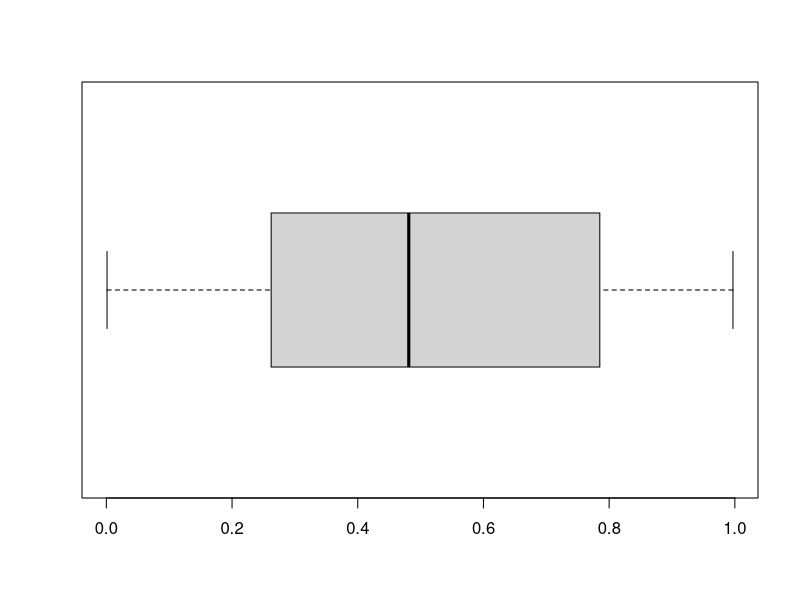
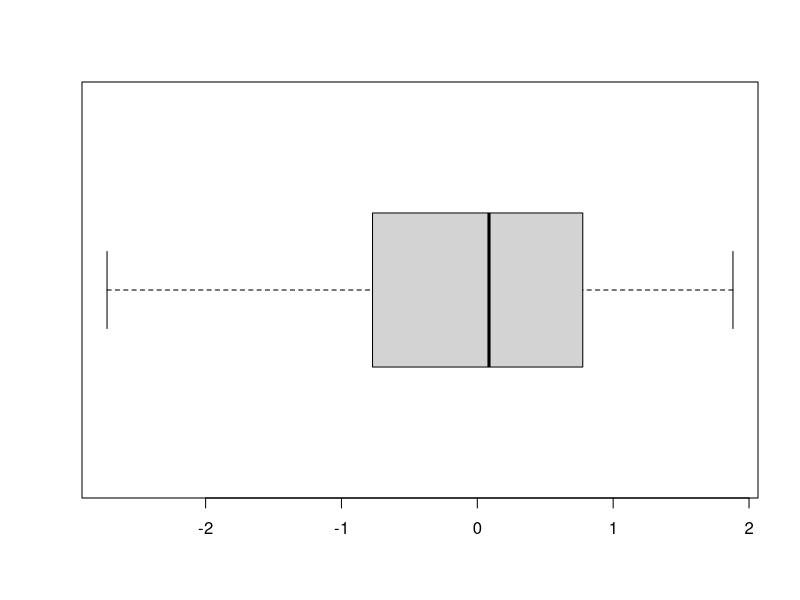
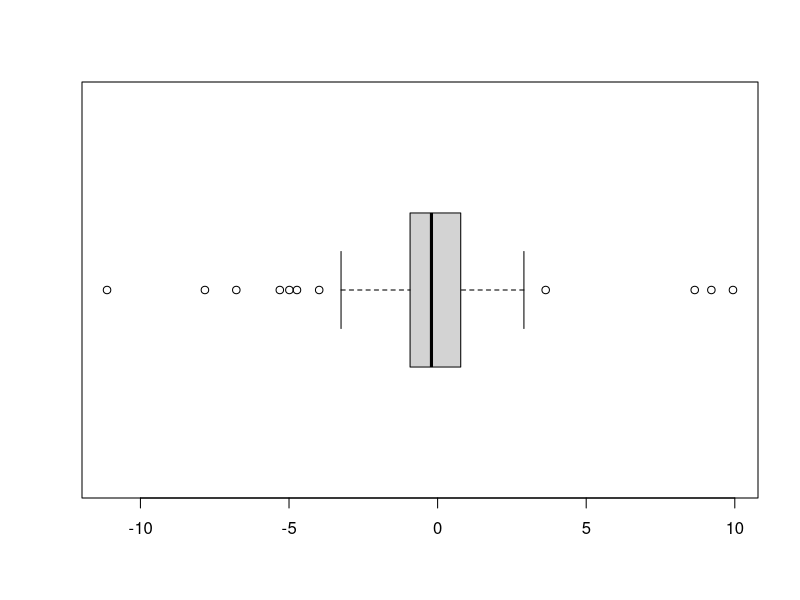
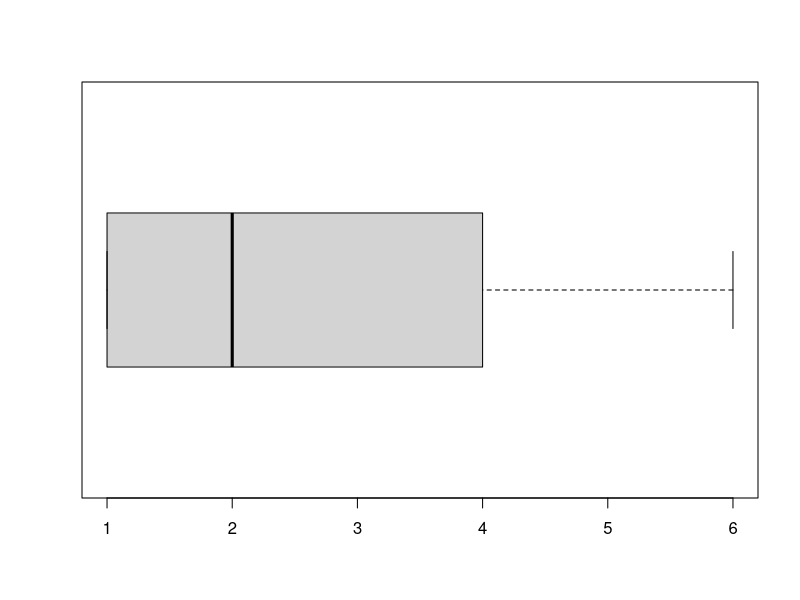
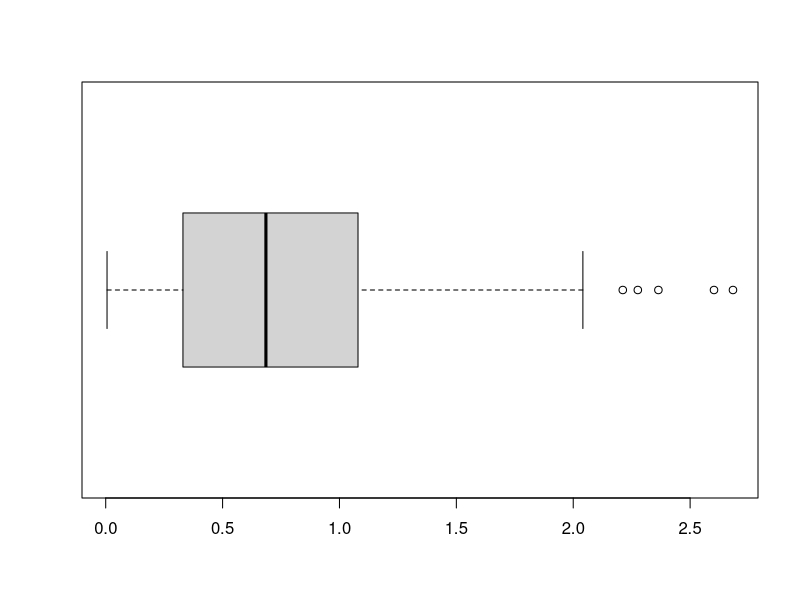
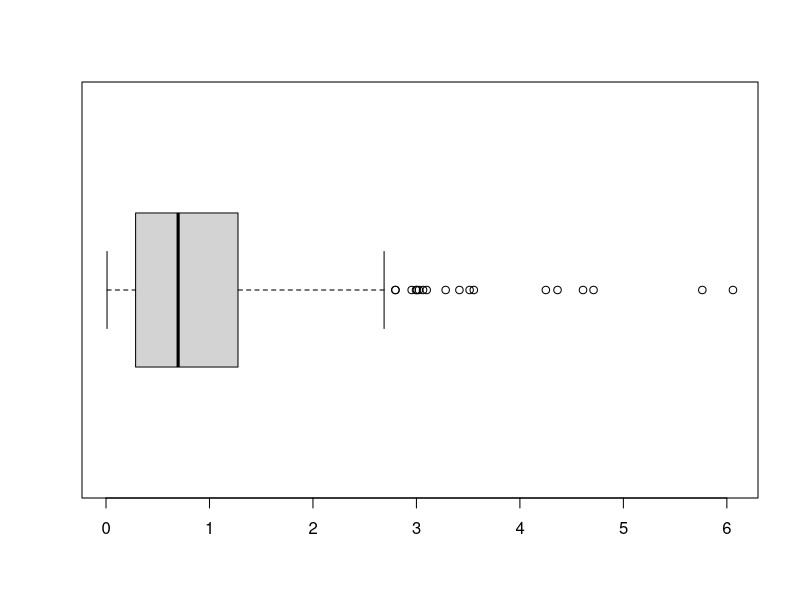

Generate these figures, in order, with R:
#!/usr/bin/r

f = function(n=100,p=.5) {
   S = rbinom(1,n,p)
   (S- n*p)/sqrt(n*p*(1-p))
}

the.range = function (x) max(x) - min(x)

find.IQR = function(x) {
   five.num = fivenum(x)
   five.num[4] - five.num[2]
}

x = rnorm(100)
find.IQR
function(x) {
  five.num = fivenum(x)
  five.num[4] - five.num[2]
}
find.IQR(x)


f = function(n=100,mu=0,sigma=1) {
   nos = rnorm(n,mu,sigma)
   (mean(nos)-mu)/(sigma/sqrt(n))
}


xvals = seq(-3,3,.01) # for the density plot

k = 1;sigma = 1
n = length(x)
sum( -k*sigma <x & x< k*sigma)/n


f=function(n,a=0,b=1) {
  mu=(b+a)/2
  sigma=(b-a)/sqrt(12)
  (mean(runif(n,a,b))-mu)/(sigma/sqrt(n))
}

median.normal = function(n=100) median(rnorm(100,0,1))
mean.normal = function(n=100) mean(rnorm(100,0,1))


mean.exp = function(n=100) mean(rexp(n,1/10))
median.exp = function(n=100) median(rexp(n,1/10))


## symmetric: short, regular then long
X=runif(100);boxplot(X,horizontal=T,bty=n)
X=rnorm(100);boxplot(X,horizontal=T,bty=n)
X=rt(100,2);boxplot(X,horizontal=T,bty=n)
## skewed: short, regular then long
# triangle distribution
X=sample(1:6,100,p=7-(1:6),replace=T);boxplot(X,horizontal=T,bty=n)
X=abs(rnorm(200));boxplot(X,horizontal=T,bty=n)
X=rexp(200);boxplot(X,horizontal=T,bty=n)

n = length(x)                        # how big is x?
z = log(x[2:n]);log(x[1:n-1])        # This does X_n/X_(n-1)



